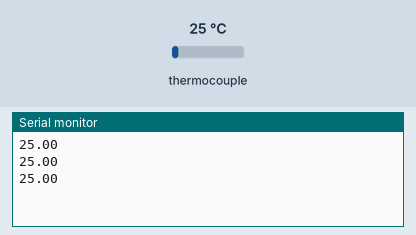
Simulated run of this sketch. Board: Arduino Uno, built with avr-gcc and run on an emulated ATmega328P. Shown: the last lines printed to the serial monitor. The test bench sets the inputs (shaded band); at power-on: thermocouple 25 °C.

Above: at 1.7 s.
1.8 s: thermocouple set to 6 °C
At 2.31 s:
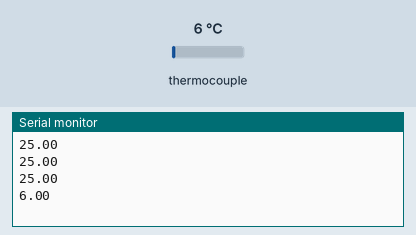
3.3 s: thermocouple set to 75 °C
At 3.31 s:
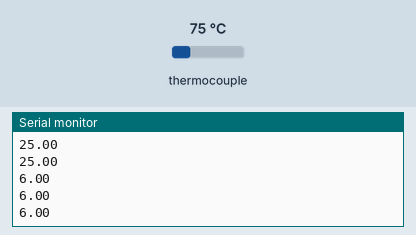
Timing chart, 0 to 6.3 s (numbered marks = the images above; inputs shaded):
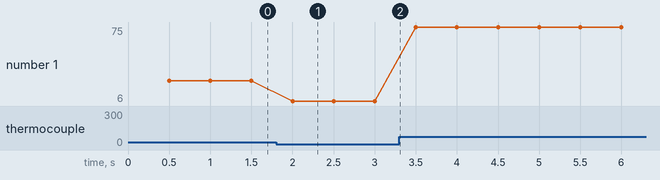

The sketch:

source.ino
```cpp
#include <max6675.h>
#include <math.h>

constexpr int THERMO_SCK = 6;
constexpr int THERMO_CS = 5;
constexpr int THERMO_SO = 4;

constexpr unsigned long SAMPLE_INTERVAL_MS = 500;

MAX6675 thermocouple(
  THERMO_SCK,
  THERMO_CS,
  THERMO_SO
);

unsigned long sampleId = 0;
unsigned long nextSampleTime = 0;

void setup()
{
  Serial.begin(9600);

  delay(500);
  nextSampleTime = millis();
}

void loop()
{
  unsigned long now = millis();

  if ((long)(now - nextSampleTime) >= 0)
  {

    unsigned long timestamp = millis();
    double temperature = thermocouple.readCelsius();


    Serial.println(temperature, 2);

    sampleId++;
    nextSampleTime += SAMPLE_INTERVAL_MS;
  }
}
```

Measured:
- after the input at 1.8 s, the serial monitor: prints a new line after 0.20 s (image 1)
- plotted number 1: 25 → 6 after the input at 1.8 s, 6 → 75 after the input at 3.3 s
